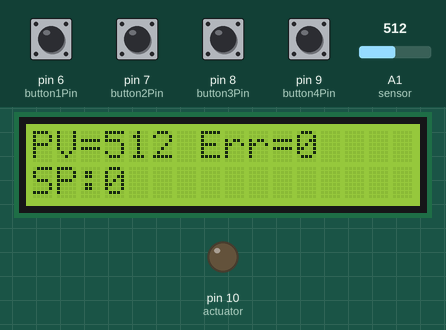
Simulated run of this sketch. Board: Arduino Uno, built with avr-gcc and run on an emulated ATmega328P. On the bench: 16×2 character LCD, output pins drawn as LEDs (lit = HIGH). Inputs (shaded band) come from the test bench; at power-on: pin 6 (button1Pin), pin 7 (button2Pin), pin 8 (button3Pin), pin 9 (button4Pin) HIGH, A1 (sensor) = 512. What the sketch prints to the serial monitor is not drawn.

Above: at 1.2 s.
1.3 s: pin 6 (button1Pin) pulled LOW for 0.15 s
At 2.1 s:
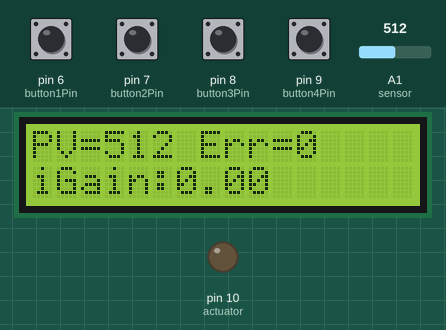
2.9 s: pin 9 (button4Pin) pulled LOW for 0.15 s
At 4.0 s:
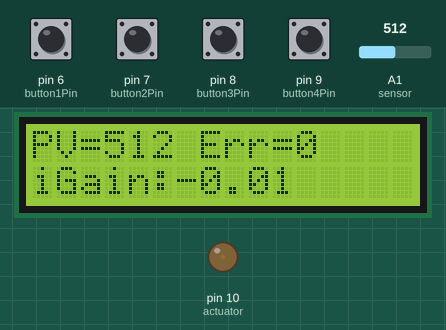
6.0 s: pin 6 (button1Pin) pulled LOW for 1 s
At 7.2 s:
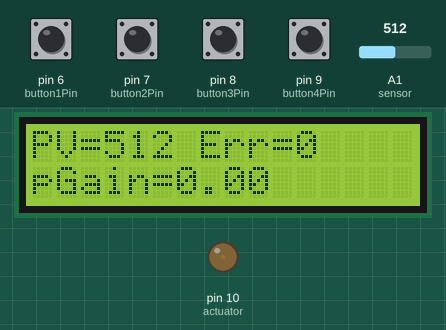
9.8 s: A1 (sensor) set to 107
At 10.5 s:
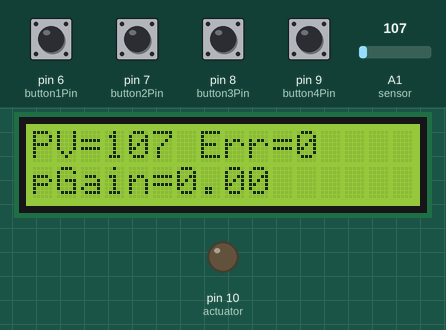
11.3 s: A1 (sensor) set to 91
At 12.1 s:
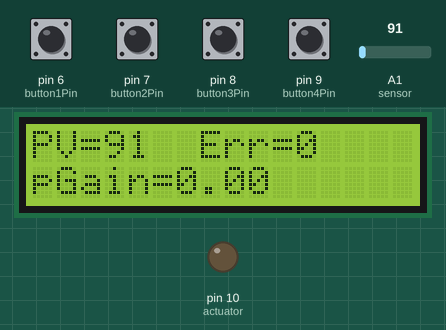
12.8 s: pin 9 (button4Pin) pulled LOW for 1 s
At 14.1 s:
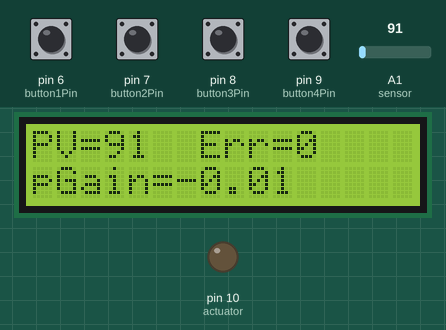
Timing chart, 0 to 15.8 s (numbered marks = the images above; inputs shaded):
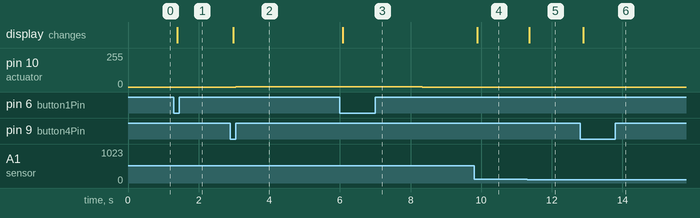

The sketch:

Proportional_Integral_Control.ino
```cpp
/* Proportional Integral Control
This code implements a Proportional Integral Control system using an analog sensor (LDR) to measure the process variable (PV).
The control output (CO) is calculated based on the error (SP - PV) and proportional (pGain) and integral (iGain) gains, controlling the LED's brightness.
It also utilizes four pushbuttons, with two of them serving as up and down buttons for adjusting the setpoint, p Gain and i Gain.
The other two pushbuttons, left and right, are used for navigating through different screens on the LCD display.
The values of the process variable (PV), setpoint (SP), control output (CO), Error, p Gain and i Gain are displayed both on the Serial Monitor and the LCD screen.
*/
// Include LiquidCrystal library for managing with LCD screen
#include <LiquidCrystal.h>

// Define the pins for the LCD screen
const int rs = 12, en = 11, d4 = 5, d5 = 4, d6 = 3, d7 = 2;
LiquidCrystal lcd(rs, en, d4, d5, d6, d7);


int sensor = A1;      // Set the pin for the LDR sensor
int actuator = 10;    // Select the pin for the LED
int setPoint = 0;     // Setpoint variable value
int PV = 0;           // Process variable which is also the LDR value
int CO = 0;           // Control output value
int Error;            // Declare a variable to store the Error
float pGain;          // Declare the Proportional Gain variable
float iGain;          // Declare the Integral Gain variable
int integralAction;   // Declare Integral Action value

// Declare the variable to store the previous millis value
unsigned long previousMillis = 0;

// Declare the interval i which th Arduino will perform the control of the loop
const long interval = 100;

// Declare the variable to store the current millis value
unsigned long currentMillis = 0;

// Set the pins for the Pushbuttons
const int button1Pin = 6;   // left pushbutton
const int button2Pin = 7;   // right pushbutton
const int button3Pin = 8;   // up pushbutton
const int button4Pin = 9;   // down pushbutton

 // LCD page variable
int Screen = 0;

// Store the current state of the pushbuttons
bool PB1state = false;
bool PB2state = false;
bool PB3state = false;
bool PB4state = false;

// Store the previous state of the pushbuttons
bool lastButtonState1 = false;
bool lastButtonState2 = false;
bool lastButtonState3 = false;
bool lastButtonState4 = false;

// Store the timestamp of the previous press for the pushbuttons
unsigned long lastButtonPress1 = 0;
unsigned long lastButtonPress2 = 0;
unsigned long lastButtonPress3 = 0;
unsigned long lastButtonPress4 = 0;

const unsigned long debounceDelay = 10;   // Delay time for debouncing buttons


void setup() {
 pinMode(button1Pin, INPUT_PULLUP);  // Declare PB1 (left) as an INPUT PULLUP
 pinMode(button2Pin, INPUT_PULLUP);  // Declare PB2 (right) as an INPUT PULLUP
 pinMode(button3Pin, INPUT_PULLUP);  // Declare PB3 (up) as an INPUT PULLUP
 pinMode(button4Pin, INPUT_PULLUP);  // Declare PB4 (down) as an INPUT PULLUP
 pinMode(actuator, OUTPUT);          // Declare actuator pin as an OUTPUT
 Serial.begin(9600);       // Initialize Serial Monitor with baud rate of 9600
 lcd.begin(16, 2);         // Set up LCD's number of colums and  rows
}


void loop() {
 // Read the sensor's value, which will range from 0 to 1024
 PV = analogRead(sensor);

 PB1state = digitalRead(button1Pin);   // Read state of PB1 (left)
 PB2state = digitalRead(button2Pin);   // Read state of PB2 (right)
 PB3state = digitalRead(button3Pin);   // Read state of PB3 (up)
 PB4state = digitalRead(button4Pin);   // Read state of PB4 (down)

 currentMillis = millis();   // Reading the Current Millis value

  if(currentMillis - previousMillis>=interval ) {

    previousMillis=currentMillis;
    Error=(setPoint-PV);   // Error is SP - PV

    // The Integral is the Accumulation of the Error
    integralAction = (integralAction + Error);

    // The controller output is P control + I control
    // Divide it by 10 for more accurate results when working with small pGain and iGain values
    CO = ((pGain * Error)+(iGain*integralAction ))/100;

      if(CO > 255) {
      CO = 255;            // Putting cap on the maximum value to not exceed 255
     }
      if(CO < 0){
         CO = 0;           // Putting cap on the min value not to be less than 0
     }
     }
      if (Error < 0) {
          Error = 0;       // Putting cap on the Error value not to go below 0
     }

     // Writing the control output (CO) to the actuator (LED)
     analogWrite(actuator, CO);


   if (!PB1state && lastButtonState1 && (millis() - lastButtonPress1) > debounceDelay) {
   Screen --;  // Decrement screen value
   if (Screen < 0) Screen= 2;
   lastButtonPress1 = millis();    // Update the last PB1 press time
   }
   lastButtonState1 = PB1state;    // Store current PB1 state for next iteration


   if (!PB2state && lastButtonState2 && (millis() - lastButtonPress2) > debounceDelay) {
   Screen ++;  // Increment screen value
   if (Screen > 2) Screen = 0;
   lastButtonPress2 = millis();     // Update the last PB2 press time
   }
   lastButtonState2 = PB2state;    // Store current PB2 state for next iteration


   if (!PB3state && lastButtonState3 && (millis() - lastButtonPress3) > debounceDelay) {
   if (Screen == 0) {
     setPoint += 50;   // Increase SP by 50 if on the first(0) screen
   } else if (Screen == 1) {
     pGain += 0.01;    // Increase pGain by 0.01 if on the second(1) screen
   }
     else if (Screen == 2) {
     iGain += 0.01;    // Increase iGain by 0.01 if on the second(2) screen
   }
   lastButtonPress3 = millis();     // Update the last PB3 press time
   }
   lastButtonState3 = PB3state;   // Store current PB3 state for next iteration


   if (!PB4state && lastButtonState4 && (millis() - lastButtonPress4) > debounceDelay) {
   if (Screen == 0) {
     setPoint -= 50;   // Decrease SP by 50 if on the first(0) screen
   } else if (Screen == 1) {
     pGain -= 0.01;    // Decrease pGain by 0.01 if on the second(1) screen
   }
     else if (Screen == 2) {
     iGain -= 0.01;    // Decrease iGain by 0.01 if on the second(2) screen
   }
   lastButtonPress4 = millis();     // Update the last PB4 press time
   }
   lastButtonState4 = PB4state;    // Store current PB4 state for next iteration


 // Print SP, PV, Error, pGain, and iGain on the Serial Monitor
 // SP, PV, and Error will be also be displayed on the Serial Plotter
 Serial.print("SP:");
 Serial.print(setPoint);
 Serial.print("\t PV:");
 Serial.print(PV);
 Serial.print("\t  Error:");
 Serial.print(Error);
 Serial.print("\t  CO = ");
 Serial.print(CO);
 Serial.print("\t  pGain = ");
 Serial.print(pGain);
 Serial.print("\t  iGain = ");
 Serial.print(iGain);
 //Serial.print("\t  Screen: ");
 //Serial.println(Screen);

 lcd.clear();
 // Swicth statement to handle the different cases of button press
 switch (Screen) {
   case 0:   // Display the values PV, Error, and variable SP on LCD
     lcd.setCursor(0, 0);
     lcd.print("PV=");
     lcd.print(PV);

     lcd.setCursor(7, 0);
     lcd.print("Err=");
     lcd.print(Error);

     lcd.setCursor(0, 1);
     lcd.print("SP:");
     lcd.print(setPoint);
     break;

   case 1:   // Display PV, Error, and variable pGain on LCD
     lcd.setCursor(0, 0);
     lcd.print("PV=");
     lcd.print(PV);

     lcd.setCursor(7, 0);
     lcd.print("Err=");
     lcd.print(Error);

     lcd.setCursor(0, 1);
     lcd.print("pGain=");
     lcd.print(pGain);
     break;

    case 2:   // Display PV, Error, and variable iGain on LCD
     lcd.setCursor(0, 0);
     lcd.print("PV=");
     lcd.print(PV);

     lcd.setCursor(7, 0);
     lcd.print("Err=");
     lcd.print(Error);

     lcd.setCursor(0, 1);
     lcd.print("iGain:");
     lcd.print(iGain);
     break;
 }

}
```

Measured:
- after the input at 1.3 s, the display: changes after 0.10 s (image 1)
- after the input at 2.9 s, pin 10 (actuator): 0/255 → 1/255 after 0.15 s, → 2/255 2.1 s later; the display: changes after 0.08 s (image 2)
- after the input at 6.0 s, the display: changes after 0.08 s (image 3)
- after the input at 9.8 s, the display: changes after 0.08 s (image 4)
- after the input at 11.3 s, the display: changes after 0.06 s (image 5)
- after the input at 12.8 s, the display: changes after 0.09 s (image 6)
